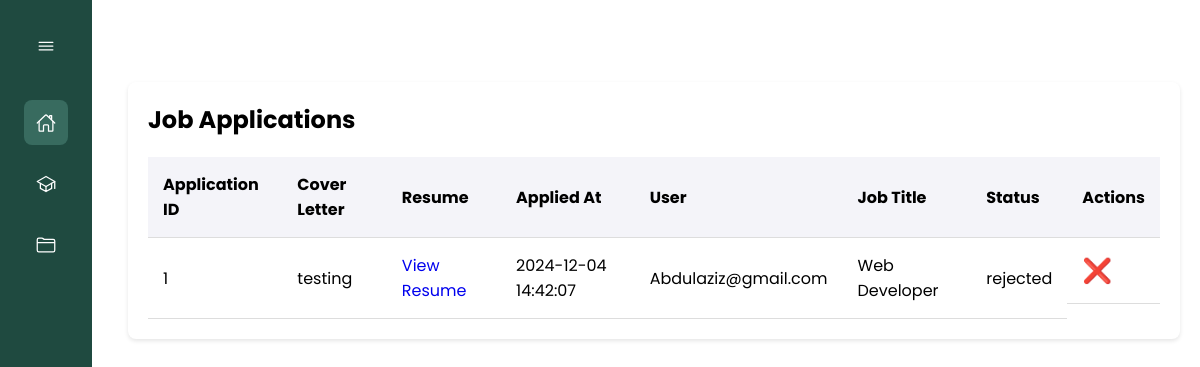
The page /job-applications.php (signed in) on the database its author committed.
### tables this page shows
CREATE TABLE IF NOT EXISTS `job_applications` (
  `id` int NOT NULL AUTO_INCREMENT,
  `cover_letter` text,
  `resume_path` varchar(255) DEFAULT NULL,
  `applied_at` timestamp NULL DEFAULT CURRENT_TIMESTAMP,
  `user_id` int NOT NULL,
  `job_id` int NOT NULL,
  `status` varchar(255) NOT NULL DEFAULT 'pending',
  PRIMARY KEY (`id`),
  KEY `fk_jobId` (`job_id`),
  KEY `fk_userId` (`user_id`)
);

CREATE TABLE IF NOT EXISTS `user` (
  `id` int NOT NULL AUTO_INCREMENT,
  `first_name` varchar(255) NOT NULL,
  `last_name` varchar(255) NOT NULL,
  `email` varchar(255) NOT NULL,
  `password` varchar(255) NOT NULL,
  `role` varchar(255) NOT NULL,
  PRIMARY KEY (`id`)
);

CREATE TABLE IF NOT EXISTS `jobs` (
  `id` int NOT NULL AUTO_INCREMENT,
  `image` varchar(255) DEFAULT NULL,
  `title` varchar(100) DEFAULT NULL,
  `rate` varchar(50) DEFAULT NULL,
  `employment_type` varchar(50) DEFAULT NULL,
  `company_name` varchar(100) DEFAULT NULL,
  `location` varchar(100) DEFAULT NULL,
  `vacancy` int DEFAULT NULL,
  `hours` varchar(50) DEFAULT NULL,
  `description` text,
  `workplace` varchar(100) DEFAULT NULL,
  `education` varchar(100) DEFAULT NULL,
  `experience` varchar(100) DEFAULT NULL,
  PRIMARY KEY (`id`)
);

### job-applications.php (the view, shortened to what this page needs)
<?php
include 'db_connect.php';
$sql = "SELECT
    ja.id AS application_id,
    ja.cover_letter,
    ja.resume_path,
    ja.applied_at,
    ja.user_id,
    ja.job_id,
    ja.status,
    j.title AS job_title,
    u.email AS user_email
FROM job_applications ja
JOIN user u ON ja.user_id = u.id
JOIN jobs j ON ja.job_id = j.id";
$stmt = $pdo->prepare($sql);
$stmt->execute();
$jobApplications = $stmt->fetchAll(PDO::FETCH_ASSOC);
?>
<!DOCTYPE html>
<html lang="en">
<head>
    <link rel="stylesheet" href="admin.css">
    <link rel="stylesheet" href="css/sidebar.css">
</head>
<body id="body-pd">
    <?php include 'components/sidebar.php'; ?>
    <main>
        <section class="applications">
            <h2>Job Applications</h2>
            <table>
                <thead>
                    <tr>
                        <th>Application ID</th>
                        <th>Cover Letter</th>
                        <th>Resume</th>
                        <th>Applied At</th>
                        <th>User</th>
                        <th>Job Title</th>
                        <th>Status</th>
                        <th>Actions</th>
                    </tr>
                </thead>
                <tbody id="applications-list">
                    <?php if (!empty($jobApplications)): ?>
                        <?php foreach ($jobApplications as $application): ?>
                            <tr>
                                <td><?php echo htmlspecialchars($application['application_id']); ?></td>
                                <td><?php echo htmlspecialchars($application['cover_letter']); ?></td>
                                <td>
                                    <a href="<?php echo htmlspecialchars($application['resume_path']); ?>" target="_blank">View
                                        Resume</a>
                                </td>
                                <td><?php echo htmlspecialchars($application['applied_at']); ?></td>
                                <td><?php echo htmlspecialchars($application['user_email']); ?></td>
                                <td><?php echo htmlspecialchars($application['job_title']); ?></td>
                                <td><?php echo htmlspecialchars($application['status']); ?></td>
                                <td style="display:flex;">
                                    <?php if ($application['status'] === 'pending'): ?>
                                        <form method="POST" style="display:inline;">
                                            <input type="hidden" name="application_id"
                                                value="<?php echo $application['application_id']; ?>">
                                            <input type="hidden" name="status" value="accepted">
                                            <button type="submit"
                                                onclick="return confirm('Accept this application?')">Accept</button>
                                        </form>
                                        <form method="POST" style="display:inline;">
                                            <input type="hidden" name="application_id"
                                                value="<?php echo $application['application_id']; ?>">
                                            <input type="hidden" name="status" value="rejected">
                                            <button class="reject-btn" type="submit"
                                                onclick="return confirm('Reject this application?')">Reject</button>
                                        </form>
                                    <?php elseif ($application['status'] === 'accepted'): ?>
                                        <span style="color: green; font-size: 1.5em;">&#10004;</span>
                                    <?php elseif ($application['status'] === 'rejected'): ?>
                                        <span style="color: red; font-size: 1.5em;">&#10060;</span>
                                    <?php endif; ?>
                                </td>
                            </tr>
                        <?php endforeach; ?>
                    <?php else: ?>
                        <tr>
                            <td colspan="4">No jobs found.</td>
                        </tr>
                    <?php endif; ?>
                </tbody>
            </table>
        </section>
    </main>
</body>
</html>

### admin.css (style rules this page uses)
* { margin: 0; padding: 0; box-sizing: border-box; }
body { font-family: Arial, sans-serif; display: flex; height: 100vh; }
main { flex: 1; padding: 20px; }
.applications { margin-top: 30px; background-color: #fff; padding: 20px; border-radius: 8px; box-shadow: 0 2px 4px rgba(0, 0, 0, 0.1); }
.applications h2 { margin-bottom: 20px; }
table { width: 100%; border-collapse: collapse; }
th, td { padding: 15px; text-align: left; border-bottom: 1px solid #ddd; }
th { background-color: #f4f4f9; font-weight: bold; }

### css/sidebar.css (style rules this page uses)
:root { --nav-width: 92px; --first-color: #386b5f; --bg-color: #1f4a40; --sub-color: #B6CEFC; --white-color: #FFF; --body-font: 'Poppins', sans-serif; --normal-font-size: 1rem; --small-font-size: .875rem; --z-fixed: 100; }
*,::before,::after { box-sizing: border-box; }
body { position: relative; margin: 0; padding: 2rem 0 0 6.75rem; font-family: var(--body-font); font-size: var(--normal-font-size); transition: .5s; }
a { text-decoration: none; }

### rows shown on the page
job_applications: id "1", cover_letter "testing", applied_at "2024-12-04 14:42:07", user.email "Abdulaziz@gmail.com", job.title "Web Developer", status "rejected"
